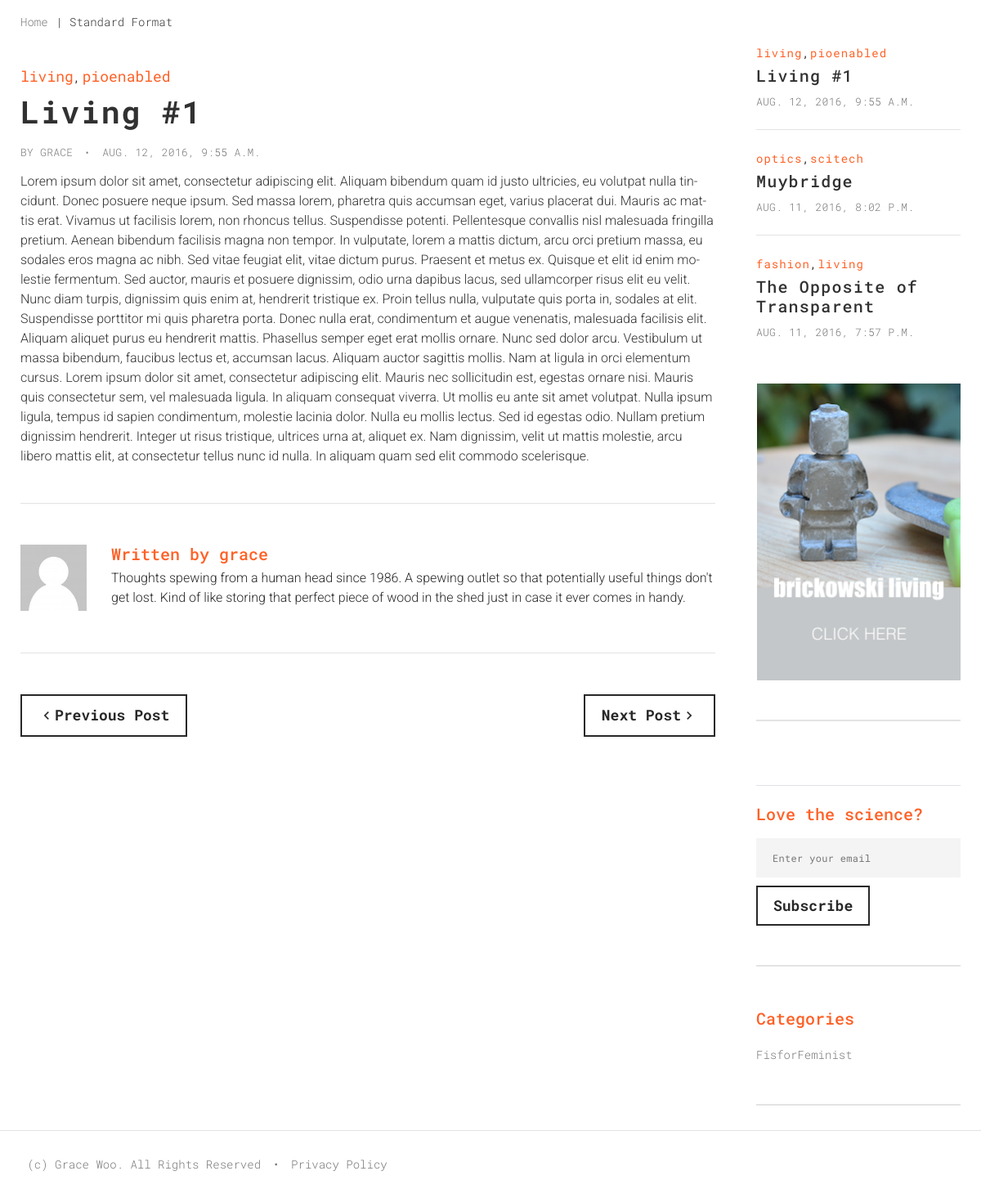
/cms/permalink/livingnumberone/, run on the app's committed database.
### cms/models.py (models this page shows, shortened)
class Tag(models.Model):
  word = models.CharField(max_length=35)
  created = models.DateTimeField(auto_now_add=True)
  category = models.ForeignKey(Category, default=True)
  def __unicode__(self):
    return self.word

class Post(models.Model):
  styleformat = models.ForeignKey(MediaType)
  coverimage = models.ForeignKey(CoverImage)
  title = models.CharField(max_length=255)
  slug = models.SlugField(unique=True, max_length=255)
  description = models.CharField(max_length=255)
  content = models.TextField()
  published = models.BooleanField(default=True)
  created = models.DateTimeField(auto_now_add=False)
  tags = models.ManyToManyField(Tag)
  post_feature = models.CharField(max_length=255, default='#')
  def get_absolute_url(self):
    return reverse('post_permalink', args=(self.slug,))

class Category(models.Model):
  word = models.CharField(max_length=35)
  created = models.DateTimeField(auto_now_add=True)
  def __unicode__(self):
    return self.word

### cms/views.py (the view)
# urls.py: url(r'permalink/(?P<slug>[-\w\d\_]+)/$', views.singlepost, name='post_permalink'),
def singlepost(request, slug=None):
  has_previous = False
  has_next = True
  previous_posturl = False
  next_posturl = False
  number_of_posts = 4
  latest_post_list = Post.objects.order_by('created').reverse()
  if slug:
    current_entry = Post.objects.get(slug = slug)
  else:
    current_entry = latest_post_list[0]
  current_id = current_entry.id
  total_posts = len(latest_post_list)
  postids = total_posts*[None]
  foundindex = 0
  for i in range(total_posts):
    onepost = latest_post_list[i]
    postids[i] = onepost.id
    if latest_post_list[i].id == current_id:
      foundindex = i
  if foundindex > 0: has_previous = True
  else: pass
  if foundindex == (total_posts-1): has_next = False
  else: pass
  if has_previous:
    val = postids[foundindex-1]
    previous_post = Post.objects.get(id=val)
    previous_posturl = previous_post.get_absolute_url()
  else: pass
  if has_next:
    val = postids[foundindex+1]
    next_post = Post.objects.get(id=val)
    next_posturl = next_post.get_absolute_url()
  else: pass
  all_categories = Category.objects.all()
  all_mediaurls = MediaURLS.objects.all()
  latest_post_list = latest_post_list[:(number_of_posts)]
  post_tags_nonames = Tag.objects.filter(post__id=current_entry.id)
  latest_post_list = latest_post_list[1:number_of_posts] #Display most recent 4 latest_posts
  corresponding_tags = (number_of_posts-1)*['']
  for i in range(number_of_posts-1):
    taglist = Tag.objects.filter(post__id=latest_post_list[i].id)
    tagstringlist = len(taglist)*['']
    for j in range(len(taglist)):
      tagstringlist[j] = taglist[j].word
    corresponding_tags[i] = taglist
  zipped_list = zip(latest_post_list, corresponding_tags)
  template_nametype = ''
  if str(current_entry.styleformat) == 'standard':
    template_nametype = 'cms/standard-format.html'
    breadcrumb = 'Standard Format'
    post_feature = '#'
  elif str(current_entry.styleformat) == 'video':
    template_nametype = 'cms/video-format.html'
    post_feature = settings.MEDIA_URL + current_entry.post_feature
    breadcrumb = 'Video Format'
  else:
    pass
  latest_banner_ad = BannerAd.objects.latest('created')
  banner_filename = settings.MEDIA_URL + latest_banner_ad.adimage.name
  banner_dsturl = latest_banner_ad.urldst
  logo_filename = settings.MEDIA_URL + Logo.objects.latest('created').logoimage.name
  context = RequestContext(request, {
    'all_categories': all_categories,
    'all_mediaurls': all_mediaurls,
    'post_title': current_entry.title,
    'post_content': current_entry.content,
    'post_created': current_entry.created,
    'post_tags': post_tags_nonames,
    'post_feature': post_feature,
    'zipped_list': zipped_list,
    'breadcrumb': breadcrumb,
    'banner_filename': banner_filename,
    'banner_dsturl': latest_banner_ad.urldst,
    'logo_filename': logo_filename,
    'previous_posturl': previous_posturl,
    'next_posturl': next_posturl,
  })
  template = loader.get_template(template_nametype)
  return HttpResponse(template.render(context))

### cms/models.py (called while the page is built)
  def __unicode__(self):
    return self.word

### cms/templates/cms/standard-format.html (shortened to what this page needs)
{% extends 'cms/base.html' %}
{% load static %}
    {% block main %}
    <main class="page-content">
        <section>
          <div class="shell">
            <div class="range">
              <div class="cell-xs-12">
                <ul class="breadcrumbs-custom">
                  <li><a href="{% url 'index' %}">Home</a></li>
                  <li>{{ breadcrumb }}</li>
                </ul>
              </div>
            </div>
          </div>
        </section>
        <section class="section-bottom-30">
          <div class="shell">
            <div class="range">
              <div class="cell-md-9">
                <div class="section-top-28">
                  <article class="post post-md post-single">
                    <div class="post-tags">
                      <ul class="list-tags">
                        {% for tag in post_tags %}
                        <li><a href="categories/{{ tag.category }}">{{ tag }}</a></li>
                        {% endfor %}
                      </ul>
                    </div>
                    <div class="post-header">
                      <h1>{{ post_title }}</h1>
                    </div>
                    <div class="post-meta">
                      <ul class="list-inline-dotted">
                        <li><a href="#" class="text-uppercase">BY GRACE</a></li>
                        <li><a href="#">
                          <time datetime="2015-09-25">{{ post_created }}</time></a></li>
                      </ul>
                    </div>
                    <div class="post-body">
                      {{ post_content | safe}}
                    </div>
                  </article>
                  <article class="comment comment-single">
                    <div class="unit unit-sm-horizontal unit-spacing-md">
                      <div class="unit-left">
                        <figure class="comment-image"><img src="{% static 'cms/images/post-user-140x140.jpg' %}" alt="" width="140" height="140"/>
                        </figure>
                      </div>
                      <div class="unit-body">
                        <div class="comment-header">
                          <h4>Written by<a href="#" class="link-text">grace</a></h4>
                        </div>
                        <div class="comment-body">
                          <p>Thoughts spewing from a human head since 1986. A spewing outlet so that potentially useful things don't get lost. Kind of like storing that perfect piece of wood in the shed just in case it ever comes in handy.</p>
                        </div>
                      </div>
                    </div>
                  </article>
                  <div class="nav-custom-variant-1 offset-top-50">
                    {% if previous_posturl %}
                    <div class="item-nav"><a href="{{ previous_posturl }}" class="btn btn-default btn-icon btn-icon-left"><span class="icon icon-sm material-icons-navigate_before"></span>Previous Post</a></div>
                    {% endif %}
                    {% if next_posturl %}
                    <div class="item-nav"><a href="{{ next_posturl }}" class="btn btn-default btn-icon btn-icon-right"><span class="icon icon-sm material-icons-navigate_next"></span>Next Post</a></div>
                    {% endif %}
                  </div>
                </div>
              </div>
              <div class="cell-md-3 offset-top-60 offset-sm-top-70 offset-md-top-0">
                <div class="range">
                  <div class="cell-sm-6 cell-md-12">
                    <ul class="aside-list">
                      <li class="list-item">
                        <ul class="list-bordered-xs">
                          {% for obj, tags in zipped_list %}
                          <li>
                            <article class="post post-text">
                              <div class="post-tags">
                                <ul class="list-tags">
                                  {% for tag in tags %}
                                  <li><a href="{{ tag.category }}">{{ tag.word }}</a></li>
                                  {% endfor %}
                                </ul>
                              </div>
                              <div class="post-body">
                                <h3><a href="{{ obj.get_absolute_url }}">{{ obj.title }}</a></h3>
                              </div>
                              <div class="post-meta"><a href="#" class="link link-gray">
                                  <time datetime="2016-05-08">{{ obj.created }}</time></a></div>
                            </article>
                            </li>
                            {% endfor %}
                          </li>
                        </ul>
                      <li class="list-item"><a href="{{ banner_dsturl }}" class="banner"><img src="{{ banner_filename }}" alt="" width="250" height="364"/></a>
                        <hr class="veil-sm reveal-lg-block">
                      </li>
                  </div>
                  <div class="cell-sm-6 cell-md-12 offset-top-50 offset-sm-top-0 offset-md-top-50">
                    <ul class="aside-list">
                      <li class="list-item offset-top-28">
                        <hr class="hr-thin hr-mischka">
                        <h4>Love the science?</h4>
                        <form data-form-output="form-output-global" data-form-type="subcscribe" method="post" action="bat/rd-mailform.php" class="rd-mailform max-width-2 offset-top-17 text-left">
                          <div class="form-group">
                            <label for="subscribe-email" class="form-label">Enter your email</label>
                            <input id="subscribe-email" type="email" name="email" data-constraints="@Email @Required" class="form-control">
                          </div>
                          <button type="submit" class="btn btn-default">Subscribe</button>
                        </form>
                        <hr>
                      </li>
                      <li class="list-item">
                        <h4>Categories</h4>
                        <ul class="list">
                          {% for obj in all_categories %}
                          <li><a href="categories/{{ obj.word }}">{{ obj.word }}</a></li>
                          {% endfor %}
                        </ul>
                        <hr>
                      </li>
                    </ul>
                  </div>
                </div>
              </div>
            </div>
          </div>
        </section>
        </main>
{% endblock %}

### data on the page
Tag: word "living"
Tag: word "pioenabled"
Post: title "Living #1", created "AUG. 12, 2016, 9:55 A.M.", content "Lorem ipsum dolor sit amet, consectetur adipiscing elit. Aliquam bibendum quam id justo ultricies, eu volutpat nulla tincidunt. Donec posuere neque ipsum. Sed massa lorem, pharetra quis accumsan eget, varius placerat dui. Mauris ac mattis erat. Vivamus ut facilisis lorem, non rhoncus tellus. Suspendisse potenti. Pellentesque convallis nisl malesuada fringilla pretium. Aenean bibendum facilisis magna non tempor. In vulputate, lorem a mattis dictum, arcu orci pretium massa, eu sodales eros magna ac nibh. Sed vitae feugiat elit, vitae dictum purus. Praesent et metus ex. Quisque et elit id enim molestie fermentum. Sed auctor, mauris et posuere dignissim, odio urna dapibus lacus, sed ullamcorper…"
Post: title "Muybridge", created "AUG. 11, 2016, 8:02 P.M."
Tag: word "optics"
Tag: word "scitech"
Post: title "The Opposite of Transparent", created "AUG. 11, 2016, 7:57 P.M."
Tag: word "fashion"
Category: word "FisforFeminist"

### other printed values
{{ breadcrumb }} "Standard Format"
